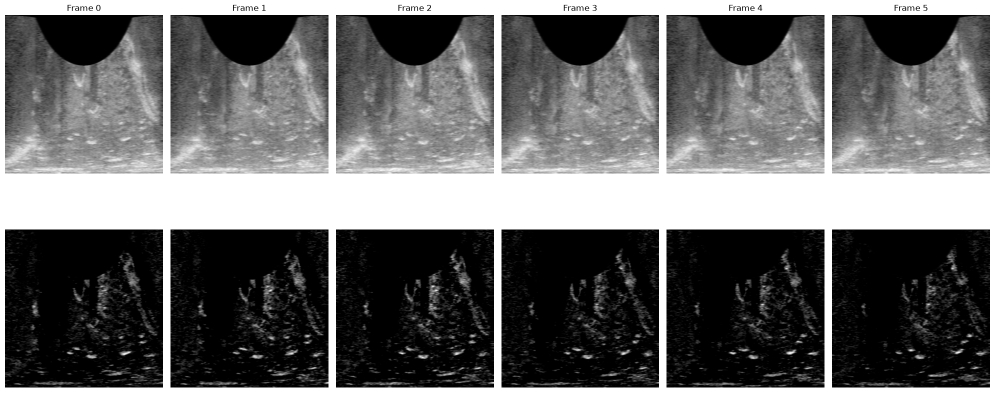
#> input picture gifs/bgframes.png, 1990 x 785 px, given as the content of the folder /PortableSSD/tutrtletest/turtlepond_2026-06-29_112336/frames, which was not available (shown at 1/2 size)
$ jupyter execute echogram_tol.ipynb
#> lines starting #> are read from the running program, lines starting #| are printed output that depends on the picture; after the words box and inside, x2 and y2 are one past the last pixel; in counts of white or black regions, pixels touching at a corner belong together; pictures that were not available may be replaced by others from this repository, and a replacement may not be noted
[cell 1]
import os
import cv2
import matplotlib.pyplot as plt
import numpy as np
from tqdm.auto import tqdm

[cell 2]
# frame_dir = "/Volumes/PortableSSD/tutrtletest/turtle_test_2_short/frames"
frame_dir = "/Volumes/PortableSSD/tutrtletest/turtlepond_2026-06-29_112336/frames"
# frame_dir = "/Volumes/PortableSSD/tutrtletest/turtlepond_2026-06-29_111037"


num_frames = 11000
background_sample_count = 1000
frames_to_plot = 6

[cell 3]
frame_fns = os.listdir(frame_dir)
frame_fns = [fn for fn in frame_fns if fn.endswith(".jpg") or fn.endswith(".png")]
frame_fns.sort()

print(len(frame_fns))
print(frame_fns)

frame_fns = frame_fns[:num_frames]

if not frame_fns:
    raise ValueError("No frames found to process")

background_sample_size = min(background_sample_count, len(frame_fns))
background_sample_indices = np.linspace(
    0, len(frame_fns) - 1, background_sample_size, dtype=int
)
background_frame_fns = [frame_fns[i] for i in background_sample_indices]
print(f"Using {len(background_frame_fns)} evenly spaced frames for background")

[cell 4]
def load_frame_channel(frame_path, channel=0):
#> called with channel = 0
    frame = cv2.imread(frame_path)
#> frame is the input picture: shape (785, 1990, 3); min 0, max 255, mean 104.3
    if frame is None:
        raise FileNotFoundError(f"Could not read frame: {frame_path}")
    frame = cv2.cvtColor(frame, cv2.COLOR_BGR2RGB)
    return frame[:, :, channel]


frame_sum = None
preview_frames = []

for i, frame_fn in enumerate(background_frame_fns):
    frame_path = os.path.join(frame_dir, frame_fn)
    print(frame_path)
    frame = load_frame_channel(frame_path)

    if frame_sum is None:
        frame_shape = frame.shape
#> frame_shape = (785, 1990)
        frame_sum = np.zeros(frame_shape, dtype=np.float64)
    elif frame.shape != frame_shape:
        raise ValueError(
            f"Frame shape changed at {frame_path}: {frame.shape} != {frame_shape}"
        )

    frame = np.array([cv2.GaussianBlur(f, (15, 15), 0) for f in frame])[:,:,0]
#> frame: shape (785, 1990)
    print(f"Frame {i+1}/{len(background_frame_fns)}: {frame_fn}, shape: {frame.shape}")
#| Frame 1/1: bgframes.png, shape: (785, 1990)
    frame_sum += frame
    if i < frames_to_plot:
        preview_frames.append(frame.copy())

if frame_sum is None:
    raise ValueError("No frames found to process")

[cell 5]
print(len(frame_fns), len(background_frame_fns), frame_shape)
#| 1 1 (785, 1990)

frames_averaged = (frame_sum / len(background_frame_fns)).astype(np.float32)
del frame_sum
# A percentile background still requires retaining many frames in memory.
# frames_averaged = np.percentile(frames, 25, axis=0)

display_count = min(frames_to_plot, len(preview_frames))
#> display_count = 1
fig, ax = plt.subplots(2, display_count, figsize=(20, 10))
if display_count == 1:
    ax = np.array(ax).reshape(2, 1)

for i, frame in enumerate(preview_frames[:display_count]):
    ax[0, i].imshow(frame, cmap="gray")
    ax[0, i].set_title(f"Frame {i}")
    ax[0, i].axis("off")

    frame_bgs = frame.astype(np.float32) - frames_averaged
    print(type(frame_bgs), frame_bgs.shape, np.min(frame_bgs), np.max(frame_bgs))
    frame_bgs = np.clip(frame_bgs, 0, 255)
    ax[1, i].imshow(frame_bgs, cmap="gray")
    ax[1, i].axis("off")
#> this loop made 1 pass
#| <class 'numpy.ndarray'> (785, 1990) 0.0 0.0

plt.tight_layout()
plt.show()
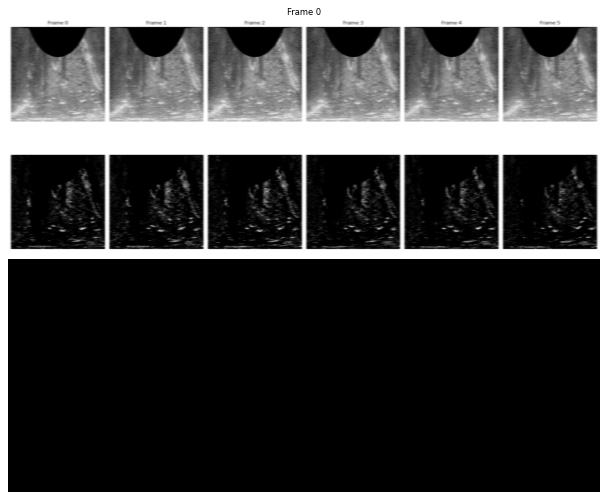
#> figure drawn by matplotlib, 2 panels

[cell 6]
# Keep only small preview arrays in memory. The full background-subtracted
# sequence is generated one frame at a time in the echogram cell below.
out_dir = "gifs"
os.makedirs(out_dir, exist_ok=True)

orig_frames = np.array(preview_frames[:frames_to_plot], dtype=np.uint8)

[cell 7]
echogram = np.zeros((frame_shape[0], len(frame_fns), 2), dtype=np.uint8)
#> echogram = 785 rows, first 8: [0, 0], [0, 0], [0, 0], [0, 0], [0, 0], [0, 0], [0, 0], [0, 0]

for i, frame_fn in enumerate(tqdm(frame_fns, desc="Generating echogram")):
    frame_path = os.path.join(frame_dir, frame_fn)
    frame = load_frame_channel(frame_path).astype(np.float32)
    frame = cv2.GaussianBlur(frame, (15, 15), 0)
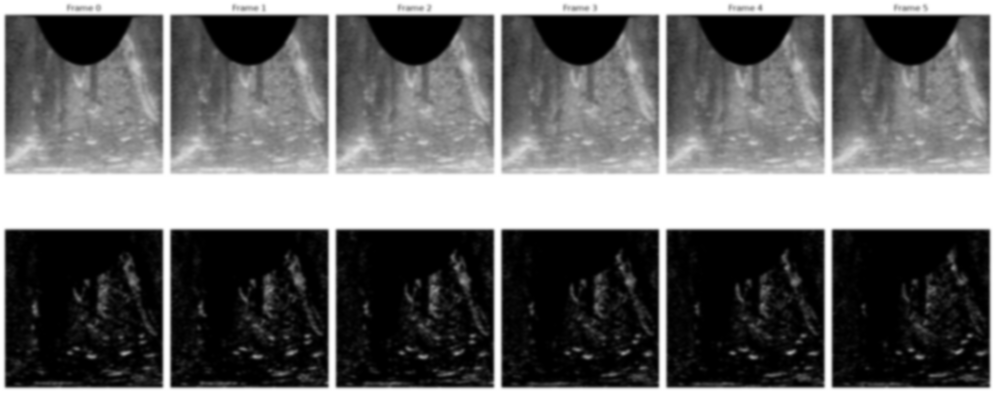
#> frame: shape (785, 1990) float32 (shown at 1/2 size); min 0, max 255, mean 104.3; drawn with min black and max white

    bgs_frame = frame - frames_averaged
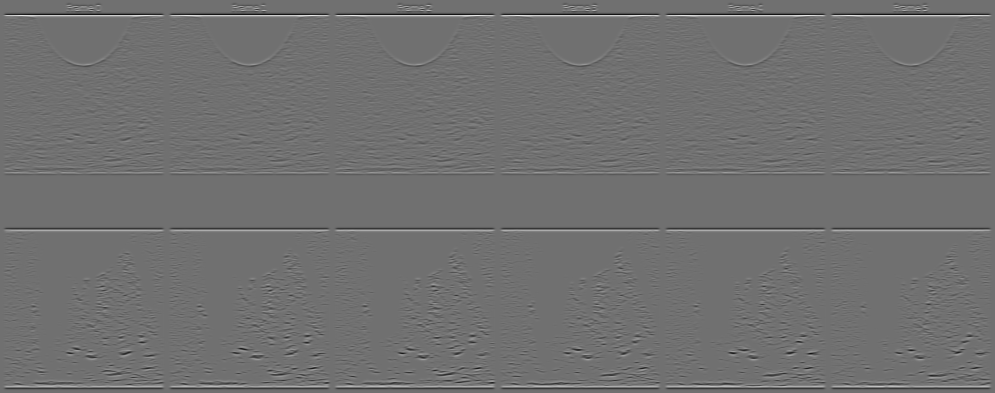
#> bgs_frame: shape (785, 1990) float32 (shown at 1/2 size); min -107.9, max 136.6, mean 0; drawn with min black and max white
    bgs_frame = np.clip(bgs_frame, 0, 255) / 255
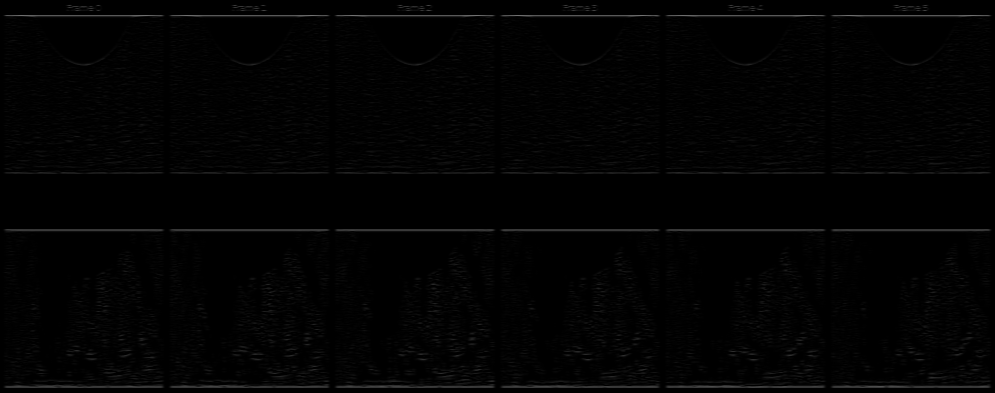
#> bgs_frame: shape (785, 1990) float32 (shown at 1/2 size); min 0, max 0.535, mean 0.0109

    bgs_tol = 0.2

    bgs_frame[bgs_frame < bgs_tol] = 0
    bgs_frame[bgs_frame > 0 ] = 1
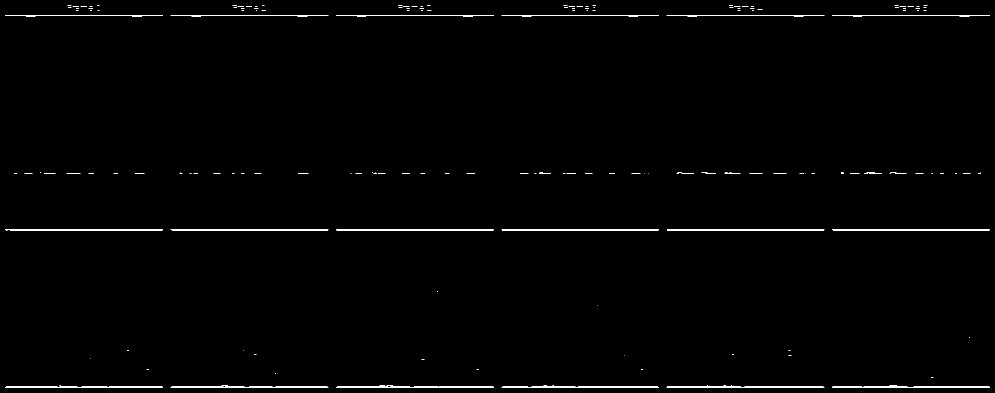
#> bgs_frame: shape (785, 1990) float32 (shown at 1/2 size); values 0 (black) and 1 (white), 0.85% white in thin lines or dots

    # plt.imshow(bgs_frame)
    # plt.show()
    # break


    echogram_brightness = np.max(bgs_frame, axis=1)
#> echogram_brightness = 785 values, max 1 at index 10, min 0 at index 0, mean 0.042
    echogram_angle = np.argmax(bgs_frame, axis=1) / bgs_frame.shape[1]
#> echogram_angle = 785 values, max 0.974 at index 675, min 0 at index 0, mean 0.0105

    echogram[:, i, 0] = echogram_brightness * 255
    echogram[:, i, 1] = echogram_angle * 255
    del frame, bgs_frame

plt.imshow(echogram[:, :, 0])
plt.show()
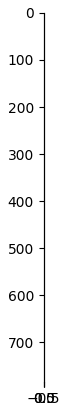
#> figure drawn by matplotlib, 1 panel
plt.imshow(echogram[:, :, 1], cmap="RdBu")
plt.show()


angle_colour = echogram[:, :, 1]/255
#> angle_colour = 785 values, max 0.973 at index 675, min 0 at index 0, mean 0.0105
# [10 lines of commented-out code are left out]

angle_colour = plt.get_cmap("RdBu")(angle_colour)[:, :, :3]
#> angle_colour = 785 rows, first 8: [0.404, 0, 0.122], [0.404, 0, 0.122], [0.404, 0, 0.122], [0.404, 0, 0.122], [0.404, 0, 0.122], [0.404, 0, 0.122], [0.404, 0, 0.122], [0.404, 0, 0.122]
brightness = (echogram[:, :, 0, None] / 255)
#> brightness has the same summary as echogram_brightness

brightness /= np.max(brightness)
brightness = brightness ** 1.5
angle_colour = angle_colour * brightness
#> angle_colour = 785 rows, first 8: [0, 0, 0], [0, 0, 0], [0, 0, 0], [0, 0, 0], [0, 0, 0], [0, 0, 0], [0, 0, 0], [0, 0, 0]
plt.imshow(angle_colour)
plt.show()

$ run again, on gifs/echogram_tol_020_farclip.png
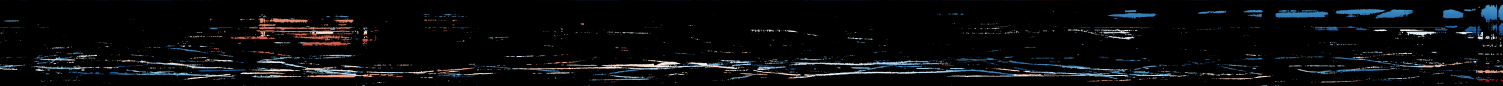
#> input picture gifs/echogram_tol_020_farclip.png, 9013 x 512 px, given as the content of the folder /PortableSSD/tutrtletest/turtlepond_2026-06-29_112336/frames, which was not available (shown at 1/6 size)
#> in load_frame_channel, frame is the input picture: shape (512, 9013, 3); mean B, G, R 13.7, 12.2, 10.8
#| Frame 1/1: echogram_tol_020_farclip.png, shape: (512, 9013)
#| 1 1 (512, 9013)
#> display_count = 1
#> the loop `for i, frame in enumerate(preview_frames[:display_count]):` made 1 pass
#| <class 'numpy.ndarray'> (512, 9013) 0.0 0.0
#> echogram = 512 rows, first 8: [0, 0], [0, 0], [0, 0], [0, 0], [0, 0], [0, 0], [0, 0], [0, 0]
#> `bgs_frame[bgs_frame > 0 ] = 1`:
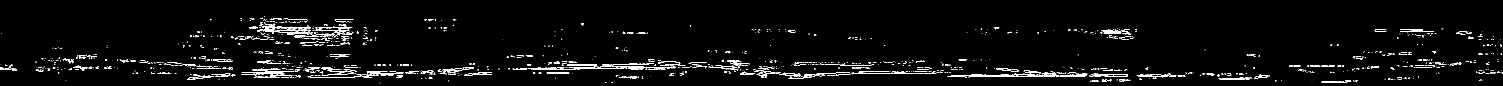
#> bgs_frame: shape (512, 9013) float32 (shown at 1/6 size); values 0 (black) and 1 (white), 1.3% white in thin lines or dots, all inside (x1, y1, x2, y2) = (0, 96, 9013, 499)
#> echogram_brightness = 512 values, max 1 at index 96, min 0 at index 0, mean 0.723
#> echogram_angle = 512 values, max 0.888 at index 493, min 0 at index 0, mean 0.126
#> `plt.show()`:
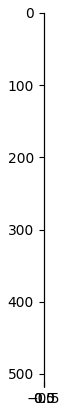
#> figure drawn by matplotlib, 1 panel
#> `angle_colour = echogram[:, :, 1]/255`: angle_colour = 512 values, max 0.886 at index 493, min 0 at index 0, mean 0.125
#> `angle_colour = plt.get_cmap("RdBu")(angle_colour)[:, :, :3]`: angle_colour = 512 rows, first 8: [0.404, 0, 0.122], [0.404, 0, 0.122], [0.404, 0, 0.122], [0.404, 0, 0.122], [0.404, 0, 0.122], [0.404, 0, 0.122], [0.404, 0, 0.122], [0.404, 0, 0.122]
#> brightness has the same summary as echogram_brightness
#> `angle_colour = angle_colour * brightness`: angle_colour = 512 rows, first 8: [0, 0, 0], [0, 0, 0], [0, 0, 0], [0, 0, 0], [0, 0, 0], [0, 0, 0], [0, 0, 0], [0, 0, 0]

$ run again, on gifs/echogram_tol_025.png
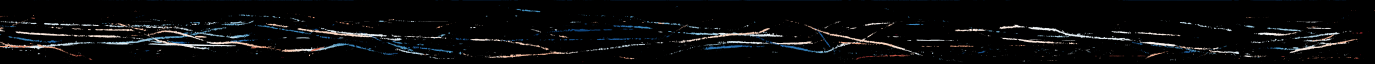
#> input picture gifs/echogram_tol_025.png, 11000 x 512 px, given as the content of the folder /PortableSSD/tutrtletest/turtlepond_2026-06-29_112336/frames, which was not available (shown at 1/8 size)
#> in load_frame_channel, frame is the input picture: shape (512, 11000, 3); mean B, G, R 12.8, 12.1, 11.6
#| Frame 1/1: echogram_tol_025.png, shape: (512, 11000)
#| 1 1 (512, 11000)
#> display_count = 1
#> the loop `for i, frame in enumerate(preview_frames[:display_count]):` made 1 pass
#| <class 'numpy.ndarray'> (512, 11000) 0.0 0.0
#> echogram = 512 rows, first 8: [0, 0], [0, 0], [0, 0], [0, 0], [0, 0], [0, 0], [0, 0], [0, 0]
#> `bgs_frame[bgs_frame > 0 ] = 1`:
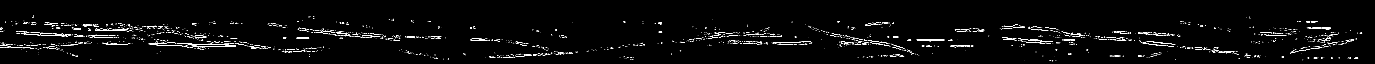
#> bgs_frame: shape (512, 11000) float32 (shown at 1/8 size); values 0 (black) and 1 (white), 0.77% white in thin lines or dots, all inside (x1, y1, x2, y2) = (0, 121, 10897, 489)
#> echogram_brightness = 512 values, max 1 at index 121, min 0 at index 0, mean 0.658
#> echogram_angle = 512 values, max 0.986 at index 471, min 0 at index 0, mean 0.0824
#> `plt.show()`:
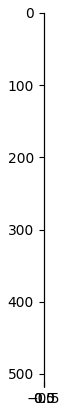
#> figure drawn by matplotlib, 1 panel
#> `angle_colour = echogram[:, :, 1]/255`: angle_colour = 512 values, max 0.984 at index 471, min 0 at index 0, mean 0.0812
#> `angle_colour = plt.get_cmap("RdBu")(angle_colour)[:, :, :3]`: angle_colour = 512 rows, first 8: [0.404, 0, 0.122], [0.404, 0, 0.122], [0.404, 0, 0.122], [0.404, 0, 0.122], [0.404, 0, 0.122], [0.404, 0, 0.122], [0.404, 0, 0.122], [0.404, 0, 0.122]
#> brightness has the same summary as echogram_brightness
#> `angle_colour = angle_colour * brightness`: angle_colour = 512 rows, first 8: [0, 0, 0], [0, 0, 0], [0, 0, 0], [0, 0, 0], [0, 0, 0], [0, 0, 0], [0, 0, 0], [0, 0, 0]
